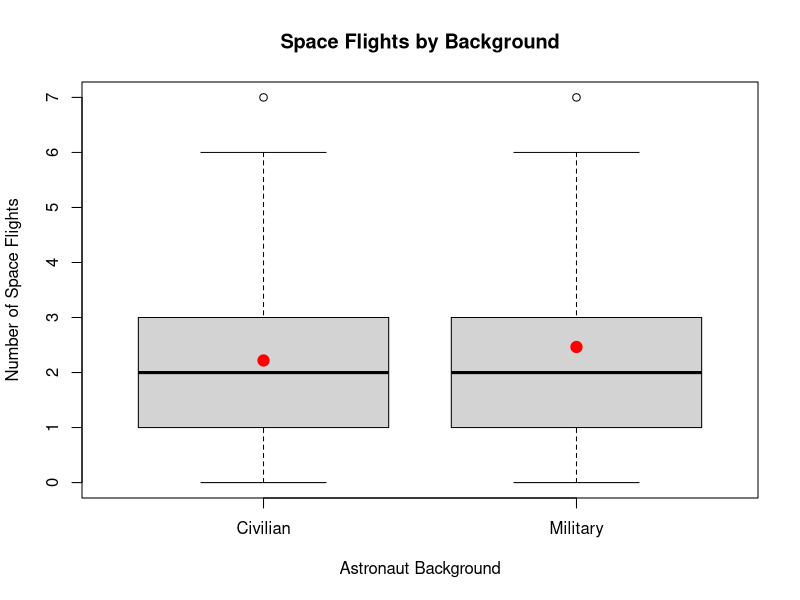
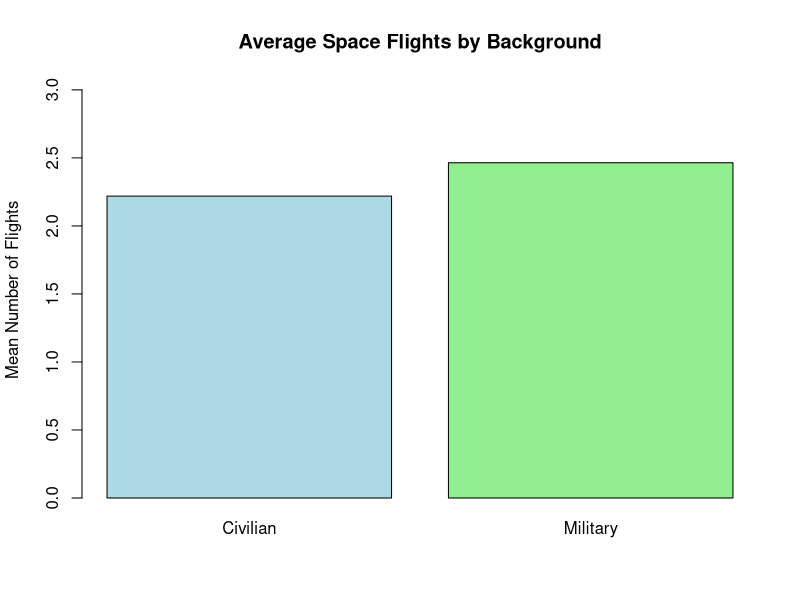
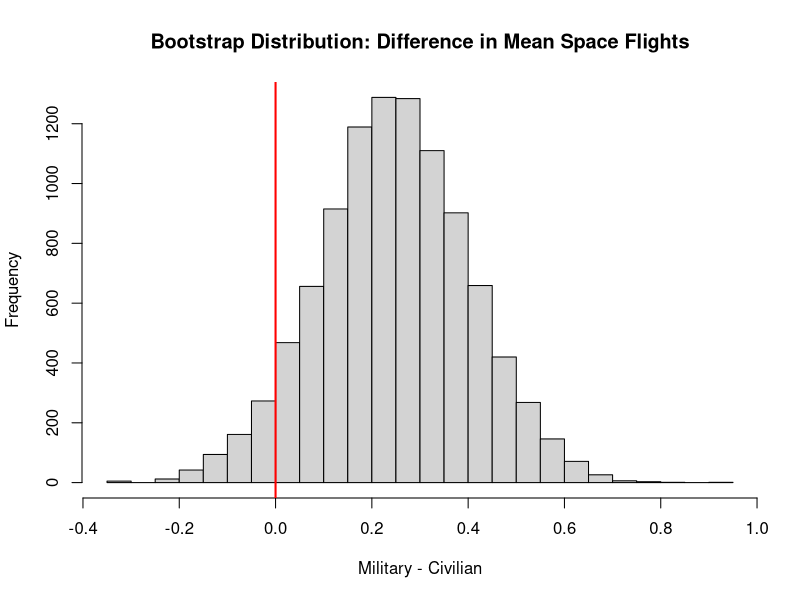
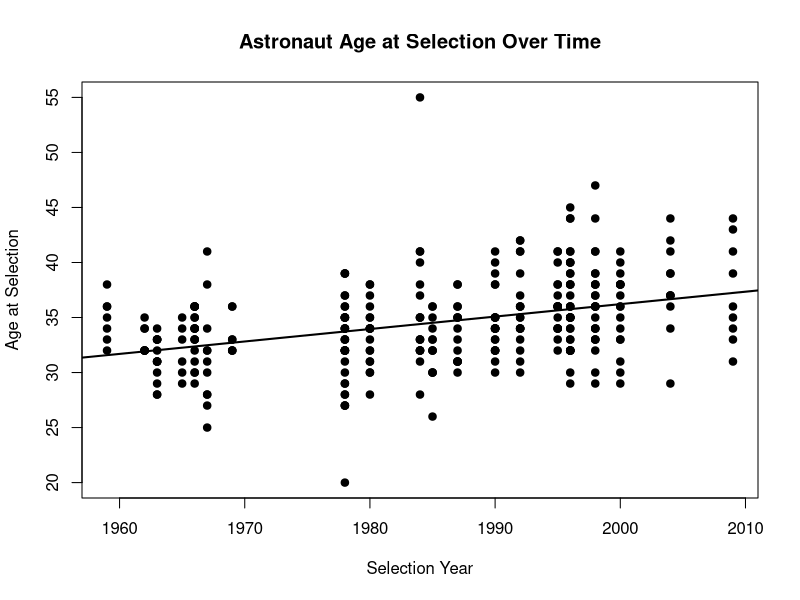
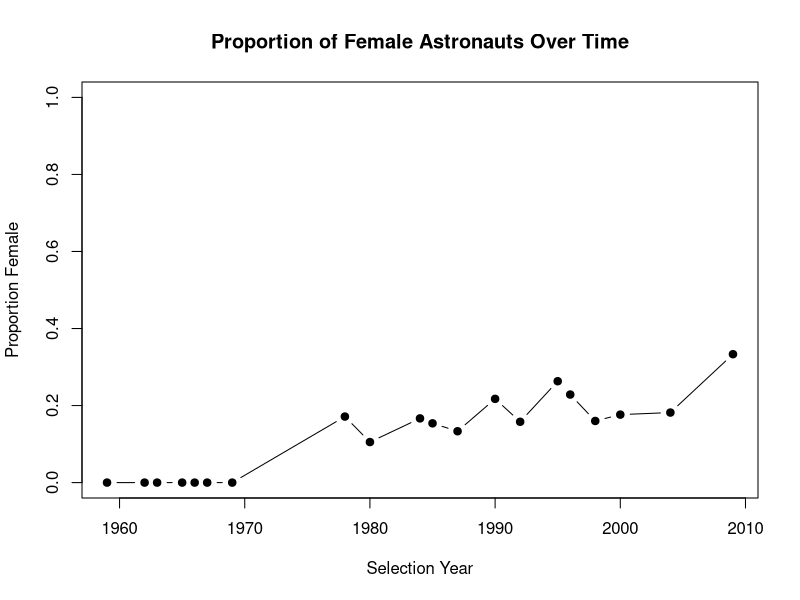

Here is the R script that generated these plots, in order:
## ---- chunk 1
knitr::opts_chunk$set(echo = TRUE)
library(readxl)

astronauts <- read_excel("astronauts.xlsx")
## ---- chunk 2
install.packages("readxl")   
library(readxl)

library(readxl)
data <- read_excel("astronauts.xlsx")

names(data)

astro1 <- data

astro1$Military_Status <- ifelse(
  is.na(astro1$`Military Rank`) & is.na(astro1$`Military Branch`),
  "Civilian",
  "Military"
)
table(astro1$Military_Status)

astro1 <- astro1[, c("Military_Status", "Space Flights")]
astro1 <- na.omit(astro1)

aggregate(`Space Flights` ~ Military_Status, data = astro1, mean)
aggregate(`Space Flights` ~ Military_Status, data = astro1, median)
aggregate(`Space Flights` ~ Military_Status, data = astro1, sd)

table(astro1$Military_Status)

## ---- chunk 3
boxplot(`Space Flights` ~ Military_Status,
        data = astro1,
        main = "Space Flights by Background",
        xlab = "Astronaut Background",
        ylab = "Number of Space Flights")

means <- tapply(astro1$`Space Flights`, astro1$Military_Status, mean)

points(1:2, means, col = "red", pch = 19, cex = 1.5)

means <- tapply(astro1$`Space Flights`, astro1$Military_Status, mean)
sds <- tapply(astro1$`Space Flights`, astro1$Military_Status, sd)
ns <- tapply(astro1$`Space Flights`, astro1$Military_Status, length)

se <- sds / sqrt(ns)

## ---- chunk 4
bar_centers <- barplot(means,
                       ylim = c(0, max(means + se) + 0.5),
                       main = "Average Space Flights by Background",
                       ylab = "Mean Number of Flights",
                       col = c("lightblue", "lightgreen"))
## ---- chunk 5
t.test(`Space Flights` ~ Military_Status, data = astro1)
## ---- chunk 6
civilian <- astro1$`Space Flights`[astro1$Military_Status == "Civilian"]
military <- astro1$`Space Flights`[astro1$Military_Status == "Military"]

boot_diff <- replicate(10000, {
  sample_civ <- sample(civilian, replace = TRUE)
  sample_mil <- sample(military, replace = TRUE)
  mean(sample_mil) - mean(sample_civ)
})

quantile(boot_diff, c(0.025, 0.975))

hist(boot_diff,
     main = "Bootstrap Distribution: Difference in Mean Space Flights",
     xlab = "Military - Civilian",
     breaks = 30)
abline(v = 0, col = "red", lwd = 2)
## ---- chunk 7
names(data)

head(data$`Birth Date`)

install.packages("lubridate")

library(lubridate)

birth_year <- as.numeric(format(as.Date(astronauts$`Birth Date`, format = "%m/%d/%Y"), "%Y"))
astronauts$Age_at_Selection <- astronauts$Year - birth_year

astro2 <- astronauts[, c("Year", "Age_at_Selection")]
astro2 <- na.omit(astro2)

summary(lm(Age_at_Selection ~ Year, data = astro2))

## ---- chunk 8
plot(astro2$Year, astro2$Age_at_Selection,
     main = "Astronaut Age at Selection Over Time",
     xlab = "Selection Year",
     ylab = "Age at Selection",
     pch = 19)

abline(lm(Age_at_Selection ~ Year, data = astro2), lwd = 2)
## ---- chunk 9
model2 <- lm(Age_at_Selection ~ Year, data = astro2)
summary(model2)
## ---- chunk 10
astro3 <- astronauts[, c("Year", "Gender")]
astro3 <- na.omit(astro3)

astro3$Gender <- trimws(tolower(as.character(astro3$Gender)))

table(astro3$Gender)

gender_counts <- table(astro3$Year, astro3$Gender)
gender_props <- prop.table(gender_counts, margin = 1)

colnames(gender_props)

years <- as.numeric(rownames(gender_props))
## ---- chunk 11
plot(years, gender_props[, "female"],
     type = "b",
     pch = 19,
     ylim = c(0, 1),
     main = "Proportion of Female Astronauts Over Time",
     xlab = "Selection Year",
     ylab = "Proportion Female")
## ---- chunk 12
astro3$Female <- ifelse(astro3$Gender == "female", 1, 0)

model3 <- lm(Female ~ Year, data = astro3)
summary(model3)
## ---- chunk 13
